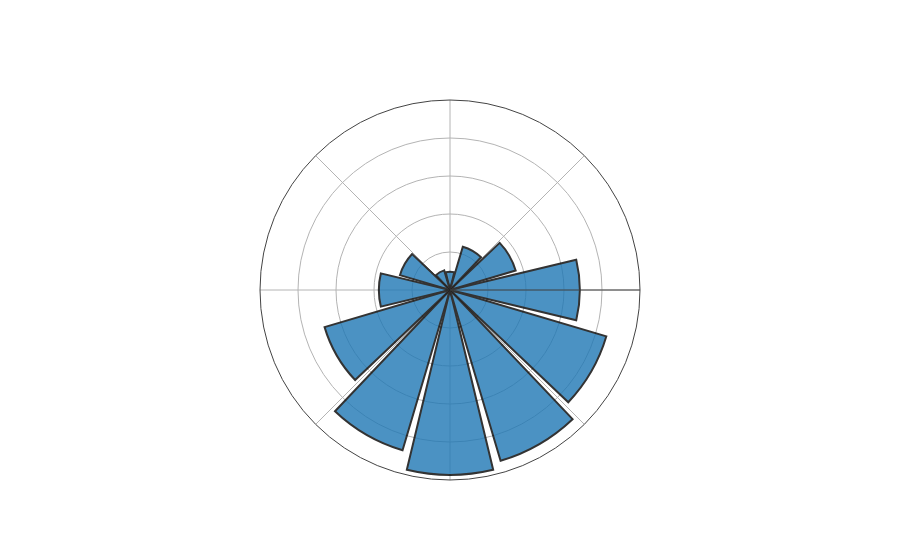

This figure's notebook cell:
### Code cell
import plotly.graph_objects as go

fig = go.Figure(go.Barpolar(
    r=monthly_bikes['Value'],
    theta=[30*i + 90 for i in range(12)],
    marker_line_color="black",
    marker_line_width=2,
    opacity=0.8
))

fig.update_layout(
    template=None,
    polar = dict(
        radialaxis = dict(range=[0, 500000], showticklabels=False, ticks=''),
        angularaxis = dict(showticklabels=False, ticks='')
    )
)

fig.show()

### Figure 1 — Plotly figure (JSON) as saved in the notebook; plotly's stock layout.template omitted (floating-point values rounded to 4 significant figures)
{"data": [{"marker": {"line": {"color": "black", "width": 2}}, "opacity": 0.8, "r": [48289, 53909, 137404, 187180, 344213, 439700, 486722, 468613, 429108, 341627, 180193, 118711, 48289], "theta": [90, 120, 150, 180, 210, 240, 270, 300, 330, 360, 390, 420], "type": "barpolar"}], "layout": {"polar": {"angularaxis": {"showticklabels": false, "ticks": ""}, "radialaxis": {"range": [0, 500000], "showticklabels": false, "ticks": ""}}}}
